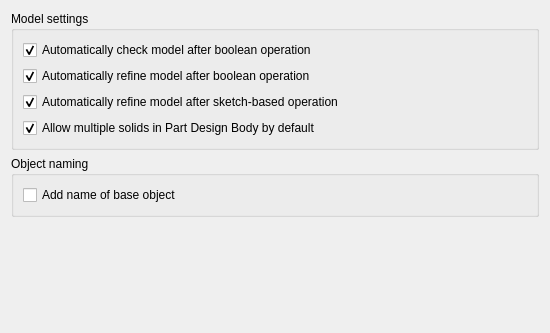
<?xml version="1.0" encoding="UTF-8"?>
<ui version="4.0">
 <class>PartGui::DlgSettingsGeneral</class>
 <widget class="QWidget" name="PartGui::DlgSettingsGeneral">
  <property name="geometry">
   <rect>
    <x>0</x>
    <y>0</y>
    <width>550</width>
    <height>333</height>
   </rect>
  </property>
  <property name="windowTitle">
   <string>General</string>
  </property>
  <layout class="QVBoxLayout" name="verticalLayout">
   <item>
    <widget class="QGroupBox" name="groupBox_2">
     <property name="title">
      <string>Model settings</string>
     </property>
     <layout class="QGridLayout" name="gridLayout">
      <item row="0" column="0">
       <widget class="Gui::PrefCheckBox" name="checkBooleanCheck">
        <property name="text">
         <string>Automatically check model after boolean operation</string>
        </property>
        <property name="checked">
         <bool>true</bool>
        </property>
        <property name="prefEntry" stdset="0">
         <cstring>CheckModel</cstring>
        </property>
        <property name="prefPath" stdset="0">
         <cstring>Mod/Part/Boolean</cstring>
        </property>
       </widget>
      </item>
      <item row="1" column="0">
       <widget class="Gui::PrefCheckBox" name="checkBooleanRefine">
        <property name="text">
         <string>Automatically refine model after boolean operation</string>
        </property>
        <property name="checked">
         <bool>true</bool>
        </property>
        <property name="prefEntry" stdset="0">
         <cstring>RefineModel</cstring>
        </property>
        <property name="prefPath" stdset="0">
         <cstring>Mod/Part/Boolean</cstring>
        </property>
       </widget>
      </item>
      <item row="2" column="0">
       <widget class="Gui::PrefCheckBox" name="checkSketchBaseRefine">
        <property name="text">
         <string>Automatically refine model after sketch-based operation</string>
        </property>
        <property name="checked">
         <bool>true</bool>
        </property>
        <property name="prefEntry" stdset="0">
         <cstring>RefineModel</cstring>
        </property>
        <property name="prefPath" stdset="0">
         <cstring>Mod/PartDesign</cstring>
        </property>
       </widget>
      </item>
      <item row="3" column="0">
       <widget class="Gui::PrefCheckBox" name="checkAllowCompoundBody">
        <property name="text">
         <string>Allow multiple solids in Part Design Body by default</string>
        </property>
        <property name="checked">
         <bool>true</bool>
        </property>
        <property name="prefEntry" stdset="0">
         <cstring>AllowCompoundDefault</cstring>
        </property>
        <property name="prefPath" stdset="0">
         <cstring>Mod/PartDesign</cstring>
        </property>
       </widget>
      </item>
     </layout>
    </widget>
   </item>
   <item>
    <widget class="QGroupBox" name="groupBox_3">
     <property name="enabled">
      <bool>true</bool>
     </property>
     <property name="visible">
      <bool>false</bool>
     </property>
     <property name="title">
      <string>Object naming</string>
     </property>
     <layout class="QGridLayout" name="gridLayout_2">
      <item row="0" column="0">
       <widget class="Gui::PrefCheckBox" name="checkObjectNaming">
        <property name="text">
         <string>Add name of base object</string>
        </property>
        <property name="prefEntry" stdset="0">
         <cstring>AddBaseObjectName</cstring>
        </property>
        <property name="prefPath" stdset="0">
         <cstring>Mod/Part</cstring>
        </property>
       </widget>
      </item>
     </layout>
    </widget>
   </item>
   <item>
    <spacer>
     <property name="orientation">
      <enum>Qt::Vertical</enum>
     </property>
     <property name="sizeHint" stdset="0">
      <size>
       <width>20</width>
       <height>40</height>
      </size>
     </property>
    </spacer>
   </item>
  </layout>
 </widget>
 <customwidgets>
  <customwidget>
   <class>Gui::PrefCheckBox</class>
   <extends>QCheckBox</extends>
   <header>Gui/PrefWidgets.h</header>
  </customwidget>
 </customwidgets>
 <resources/>
 <connections/>
</ui>
